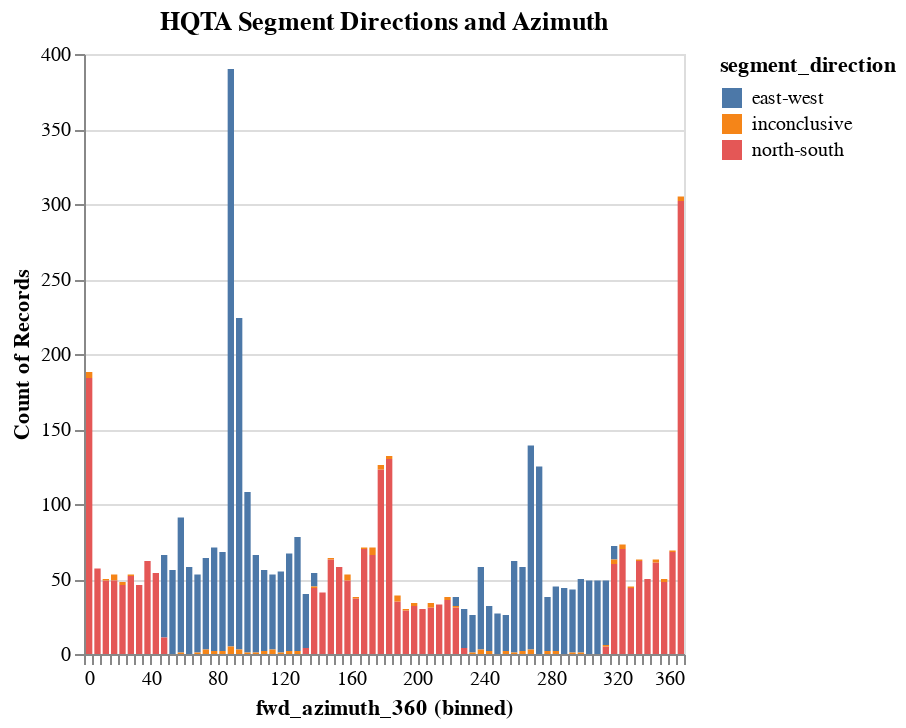

Here is the notebook cell this chart was saved with:
### Code cell
import altair as alt
# alt.data_transformers.enable("vegafusion")
data = corridors[['fwd_azimuth_360', 'segment_direction']].sample(4999) #  sample to avoid needing vegafusion for this visual
alt.Chart(data, title = 'HQTA Segment Directions and Azimuth').mark_bar().encode(
    # x=alt.X('azimuth'),
    x=alt.X('fwd_azimuth_360', bin=alt.Bin(step=5)),
    y='count()',
    color='segment_direction'
)

### Figure 1 — Vega-Lite specification as saved in the notebook (floating-point values rounded to 4 significant figures; data arrays with more than 128 entries replaced by an {"elided": "..."} marker saying what was removed)
{"config": {"view": {"continuousWidth": 300, "continuousHeight": 300}}, "data": {"name": "data-6afa31cfa3fde0335a91c53b542568ea"}, "mark": {"type": "bar"}, "encoding": {"color": {"field": "segment_direction", "type": "nominal"}, "x": {"bin": {"step": 5}, "field": "fwd_azimuth_360", "type": "quantitative"}, "y": {"aggregate": "count", "type": "quantitative"}}, "title": "HQTA Segment Directions and Azimuth", "$schema": "https://vega.github.io/schema/vega-lite/v5.20.1.json", "datasets": {"data-6afa31cfa3fde0335a91c53b542568ea": {"elided": "4999 records"}}}
